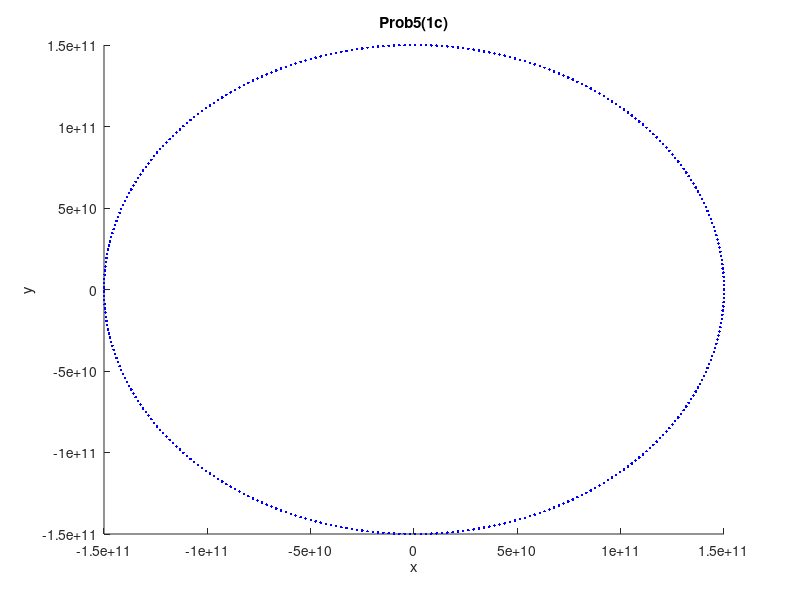
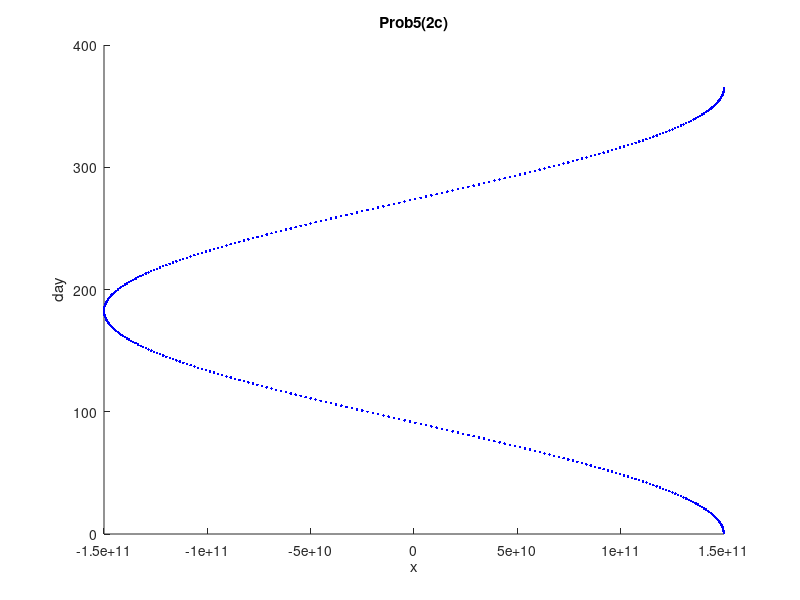
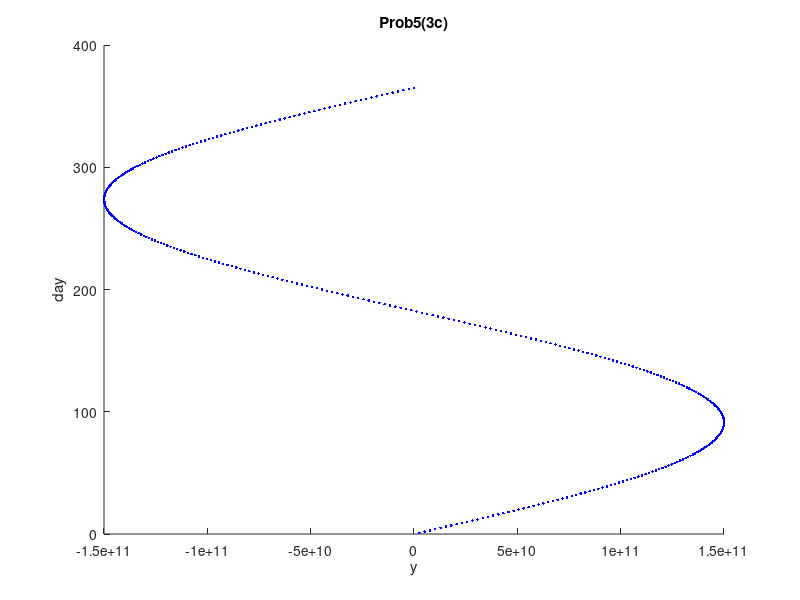
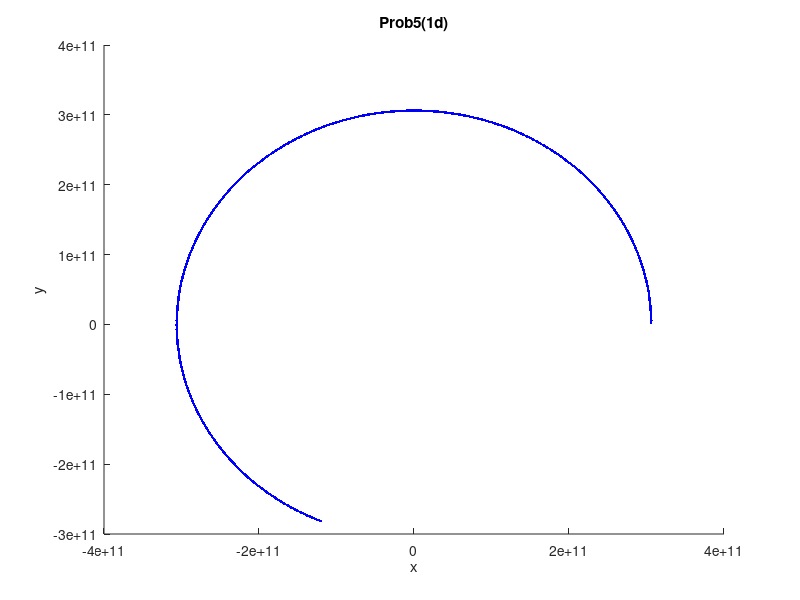

Here is the MATLAB script that generated these plots, in order: (Note: a time limit stopped this script after it produced the figures.)
r = 1.5*10^11;
M = 2*10^30;                        %mass of sun
m = 6*10^24;                        %mass fo earth
v = 2.9822*10^4;                    %speed
T = 2*pi*r/v;                       %period
G = 6.67*10^-11;                    %Gravitational constant
figure
hold on
for i = 0:364
    x = r*cos(v*(T*i/365)/r);       %x position
    y = r*sin(v*(T*i/365)/r);       %y position
    plot(x,y,'b.');
end
hold off
title('Prob5(1c)');
xlabel('x');
ylabel('y');

figure
hold on
for i = 1:365
    x = r*cos(v*(T*i/365)/r);       %x position
    y = r*sin(v*(T*i/365)/r);       %y position
    plot(x,i,'b.');
end
hold off
title('Prob5(2c)');
xlabel('x');
ylabel('day');

figure
hold on
for i = 1:365
    x = r*cos(v*(T*i/365)/r);       %x position
    y = r*sin(v*(T*i/365)/r);       %y position
    plot(y,i,'b.');
end
hold off
title('Prob5(3c)');
xlabel('y');
ylabel('day');

%(d)
v = 0.7*2.9822*10^4;
r = G*M/v/v;
% = 2*pi*r/v;

figure
hold on
for i = 1:365*2 
    x = r*cos(v*(T*i/365)/r);
    y = r*sin(v*(T*i/365)/r);
    plot(x,y,'b.');
end
hold off
title('Prob5(1d)');
xlabel('x');
ylabel('y');

figure
hold on
for i = 1:365
    x = r*cos(v*(T*i/365)/r);
    y = r*sin(v*(T*i/365)/r);
    plot(x,i,'b.');
end
hold off
title('Prob5(2d)');
xlabel('x');
ylabel('day');

figure
hold on
for i = 1:365
    x = r*cos(v*(T*i/365)/r);
    y = r*sin(v*(T*i/365)/r);
    plot(y,i,'b.');
end
hold off
title('Prob5(3d)');
xlabel('y');
ylabel('day');
